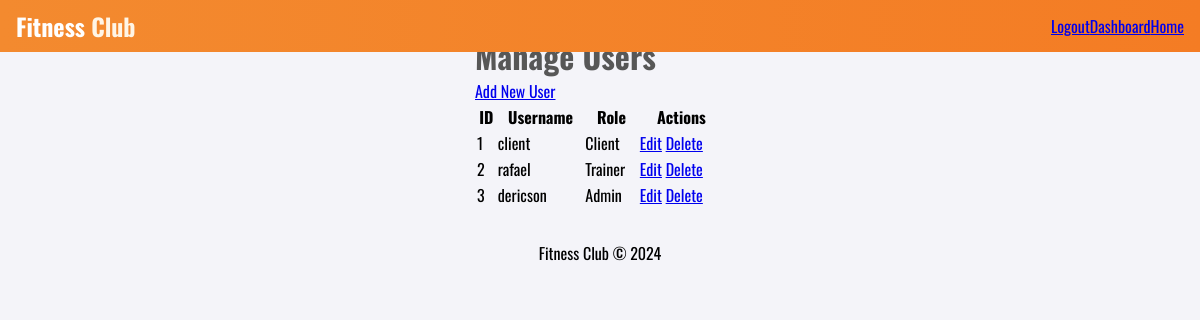
The app's page /php/manage_users.php (signed in) with its own data.
### tables this page shows
CREATE TABLE `users` (
  `id` int(11) NOT NULL,
  `username` varchar(50) NOT NULL,
  `password` varchar(255) DEFAULT NULL,
  `role` enum('admin','trainer','client') NOT NULL,
  `profile_image` varchar(255) DEFAULT NULL
);

### php/manage_users.php (the view, shortened to what this page needs)
<?php
include_once('../functions/functions.php');
$dbConnect = dbLink();
$sql = "SELECT * FROM users";
$users = $dbConnect->query($sql)->fetchAll(PDO::FETCH_ASSOC);
?>
<!DOCTYPE html>
<html>
<head>
    <link rel="stylesheet" type="text/css" href="../css/style.css">
</head>
<body class="dashboard">
    <header>
        <div class="container">
            <div class="logo">
                <a href="../index.php">Fitness <span>Club</span></a>
            </div>
            <div class="nav">
            </div>
        </div>
    </header>
    <main>
        <h1>Manage Users</h1>
        <a href="add_user.php" class="btn">Add New User</a>
        <div class="info-cards">
            <table>
                <thead>
                    <tr>
                        <th>ID</th>
                        <th>Username</th>
                        <th>Role</th>
                        <th>Actions</th>
                    </tr>
                </thead>
                <tbody>
                    <?php foreach ($users as $user): ?>
                    <tr>
                        <td><?php echo $user['id']; ?></td>
                        <td><?php echo htmlspecialchars($user['username']); ?></td>
                        <td><?php echo ucfirst($user['role']); ?></td>
                        <td>
                            <a href="edit_user.php?id=<?php echo $user['id']; ?>">Edit</a>
                            <a href="delete_user.php?id=<?php echo $user['id']; ?>" onclick="return confirm('Are you sure?');">Delete</a>
                        </td>
                    </tr>
                    <?php endforeach; ?>
                </tbody>
            </table>
        </div>
    </main>
    <footer>
        <p>Fitness Club © 2024</p>
    </footer>
</body>
</html>

### css/style.css (style rules this page uses)
body { margin: 0; padding: 0; overflow-x: hidden; }
* { box-sizing: border-box; margin: 0; padding: 0; font-family: 'Oswald', sans-serif; }
header { position: fixed; top: 0; width: 100%; background: linear-gradient(90deg, #f38a2f 0%, #f47c24 100%); padding: 0.5rem 1rem; z-index: 10; }
header .container { display: flex; align-items: center; justify-content: space-between; }
header .logo a { font-size: 1.5rem; color: #fff; text-decoration: none; font-weight: bold; }
header .logo a span { color: #fff5e6; }
header .nav { display: none; }
@media (min-width: 992px) { header .nav { display: block; position: static; background-color: transparent; } }
body.dashboard { font-family: 'Overpass', sans-serif; background-color: #f4f4f9; margin: 0; padding: 0; display: grid; grid-template-rows: auto 1fr; justify-items: center; }
body.dashboard h1, body.dashboard h2, body.dashboard h3 { color: #575757; }
body.dashboard h1 { margin-top: 2rem; }
.info-cards { display: grid; grid-template-columns: repeat(auto-fill, minmax(15.625rem, 1fr)); gap: 2rem; width: 90%; margin-bottom: 2rem; }

### records on screen
users: id "1", username "client", role "Client"
users: id "2", username "rafael", role "Trainer"
users: id "3", username "dericson", role "Admin"
